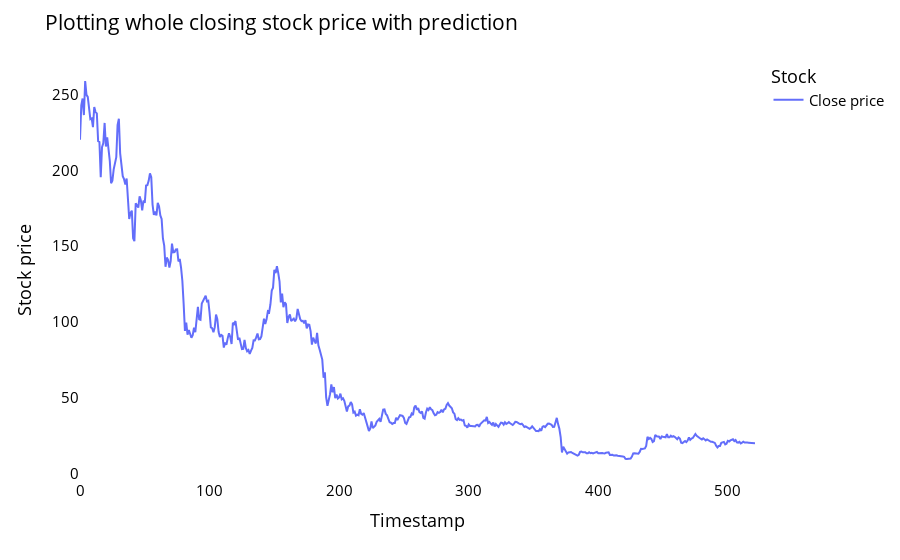

This figure's notebook cell:
### Markdown cell above
- # Plotting entire Closing Stock Price with next 30 days period of prediction

### Code cell
lstmdf=closedf.tolist()
lstmdf.extend((np.array(lst_output).reshape(-1,1)).tolist())
lstmdf=scaler.inverse_transform(lstmdf).reshape(1,-1).tolist()[0]

names = cycle(['Close price'])

fig = px.line(lstmdf,labels={'value': 'Stock price','index': 'Timestamp'})
fig.update_layout(title_text='Plotting whole closing stock price with prediction',
                  plot_bgcolor='white', font_size=15, font_color='black',legend_title_text='Stock')

fig.for_each_trace(lambda t:  t.update(name = next(names)))

fig.update_xaxes(showgrid=False)
fig.update_yaxes(showgrid=False)
fig.show()

### Figure 1 — Plotly figure (JSON) as saved in the notebook; plotly's stock layout.template omitted (floating-point values rounded to 4 significant figures; data arrays with more than 128 entries replaced by an {"elided": "..."} marker saying what was removed)
{"data": [{"hovertemplate": "variable=0<br>Timestamp=%{x}<br>Stock price=%{y}<extra></extra>", "legendgroup": "0", "line": {"color": "#636efa", "dash": "solid"}, "marker": {"symbol": "circle"}, "mode": "lines", "name": "Close price", "orientation": "v", "showlegend": true, "type": "scatter", "x": {"elided": "522 int values"}, "xaxis": "x", "y": {"elided": "522 float values"}, "yaxis": "y"}], "layout": {"font": {"color": "black", "size": 15}, "legend": {"title": {"text": "Stock"}, "tracegroupgap": 0}, "margin": {"t": 60}, "plot_bgcolor": "white", "title": {"text": "Plotting whole closing stock price with prediction"}, "xaxis": {"anchor": "y", "domain": [0, 1], "showgrid": false, "title": {"text": "Timestamp"}}, "yaxis": {"anchor": "x", "domain": [0, 1], "showgrid": false, "title": {"text": "Stock price"}}}}
